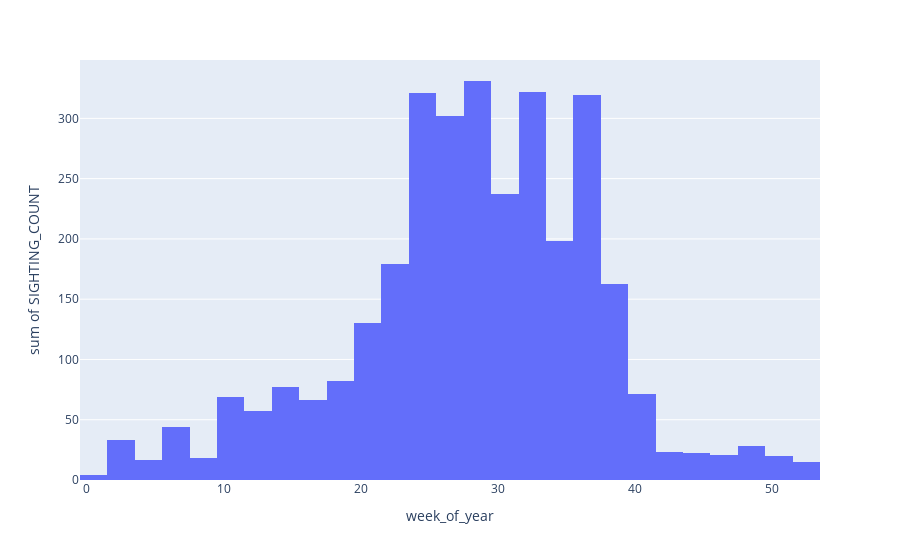

Notebook code cell kept with this figure:
### Code cell
fig = px.histogram(weekly_df, x="week_of_year", y="SIGHTING_COUNT")
fig.show()

### Figure 1 — Plotly figure (JSON) as saved in the notebook; plotly's stock layout.template omitted (floating-point values rounded to 4 significant figures; data arrays with more than 128 entries replaced by an {"elided": "..."} marker saying what was removed)
{"data": [{"bingroup": "x", "histfunc": "sum", "hovertemplate": "week_of_year=%{x}<br>sum of SIGHTING_COUNT=%{y}<extra></extra>", "legendgroup": "", "marker": {"color": "#636efa", "pattern": {"shape": ""}}, "name": "", "orientation": "v", "showlegend": false, "type": "histogram", "x": {"elided": "2610 int values"}, "xaxis": "x", "y": {"elided": "2610 float values"}, "yaxis": "y"}], "layout": {"barmode": "relative", "legend": {"tracegroupgap": 0}, "margin": {"t": 60}, "xaxis": {"anchor": "y", "domain": [0, 1], "title": {"text": "week_of_year"}}, "yaxis": {"anchor": "x", "domain": [0, 1], "title": {"text": "sum of SIGHTING_COUNT"}}}}
